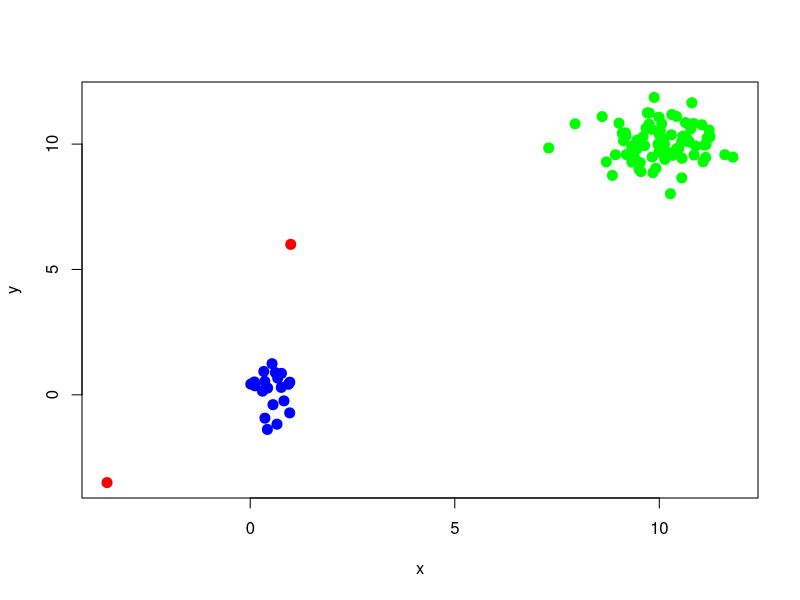

The R source for this figure:
#
# 21/APR/2019 
#Samitha Patabendige
#

set.seed(125)#for reproducability

dist1<-runif(n = 20,min = 0,max=1)   #creates a uniform distribution of 20 points in the range [0,1]
dist2<-rnorm(n = 20, mean=0,sd=0.75) #creates a standard normal distribution of 20 points
groupA<-cbind(dist1,dist2)           #create a dataframe by combining dist1 and dist2

dist3<-rnorm(n=78,mean=10,sd=0.75)   #create a normal distribution of 50 data points
dist4<-rnorm(n=78,mean=10,sd=0.75)   #create another normal distribution of 50 data points
groupB<-cbind(dist3,dist4)           #create a dataframe by combining dist3 and dist4

anom1<-c(0.99,6.00)                  #create a hardcoded anomalous datapoint
anom2<-c(-3.5,-3.5)                  #create another hardcoded anomalous datapoint

df<- data.frame(rbind(groupA,groupB,anom1,anom2))#combine all the data together
colnames(df)<-c("x","y")             #name the columns as x and y

#View(head(df))                      #if you want to view the first few records of the data, uncomment this line


#colour manually for illustration
plot(df,col=ifelse(df$x<=(-1) | df$y==6.0,"red",ifelse(df$y>(-3) & df$y<5,"blue","green")),pch=20,cex=2)